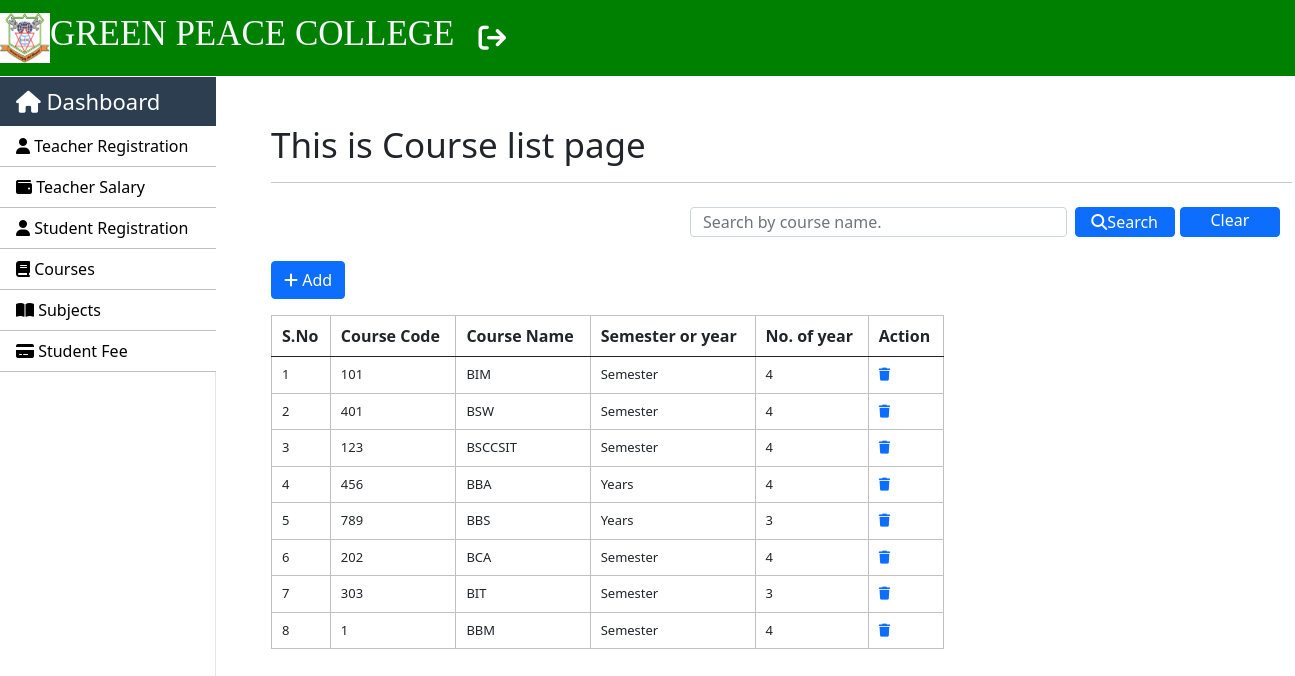
Page /index/ (signed in) on the committed database.
### SMS/models.py (models this page shows, shortened)
class Course(models.Model):
    course_code = models.IntegerField()
    course_name = models.CharField(max_length=250)
    semester_or_year = models.CharField(max_length=250)
    no_of_year = models.CharField(max_length=250)
    class Meta:
        db_table = "course"

### SMS/views.py (the view)
# urls.py: path("index/", views.courses_index, name = 'index-course'),
@login_required(login_url='login')
def courses_index(request):
    course_list = Course.objects.all()
    context = {"data": course_list}
    if request.method == "POST":
        search = request.POST.get('search')
        courses = Course.objects.filter(course_name__icontains=search)
        context = {"data": courses}
        return render(request, 'courses/courses_index.html', context)
    return render(request, 'courses/courses_index.html', context)

### templates/courses/courses_index.html (shortened to what this page needs)
{% extends 'layouts/master.html' %}
{% block custom_css %}
<link rel="stylesheet" href="https://cdnjs.cloudflare.com/ajax/libs/font-awesome/6.3.0/css/all.min.css"/>
{% endblock %}
{% block content %}
<div class="container mt-5">
    <h1>This is Course list page</h1>
    <hr>
    <nav class="navbar bg-body-tertiary">
        <div class="container-fluid">
              <form class="d-flex" role="search" action="{% url 'index-course' %}" method="POST">
                <input style="height: 30px;" class="form-control me-2" type="text" name="search" placeholder="Search by course name." aria-label="Search">
                <button class="btn btn-primary mb-3 mr-3" type="submit" style="height:30px; width: 160px; padding: 0px;"><i class="fa-solid fa-search"></i>Search</button>
                <a href="{% url 'index-course' %}" class="btn btn-primary mb-3 ml-2"  style="height:30px; width: 160px; padding: 0px; margin-left: 5px;">Clear</a>
              </form>
        </div>
    </nav>
    <a href="{% url 'add-course' %}" class="btn btn-primary mb-3"><i class="fa-solid fa-plus"></i> Add</a>
    <div class="row">
        <div class="col-8">
            <table class="table table-striped-columns table-hover">
                <thead>
                    <tr>
                        <th>S.No</th>
                        <th>Course Code</th>
                        <th>Course Name</th>
                        <th>Semester or year</th>
                        <th>No. of year</th>
                        <th colspan="3">Action</th>
                    </tr>
                </thead>
                <tbody>
                    {% for val in data %}
                    <tr>
                        <td>{{ forloop.counter }}</td>
                        <td>{{ val.course_code }}</td>
                        <td>{{ val.course_name }}</td>
                        <td>{{ val.semester_or_year }}</td>
                        <td>{{ val.no_of_year }}</td>
                        <td><a href="{% url 'delete-course' val.id %}"><i class="fa-solid fa-trash"></i></a></td>
                    </tr>
                    {% endfor %}
                </tbody>
            </table>
        </div>
    </div>
</div>
{% endblock %}

### static/css/style.css (style rules this page uses)
h1 { font-size: 35px; }
.table-elements tr, td, th { font-size: 13px; border: 1px solid rgb(194, 193, 193); padding-left: 10px !important; }
.table-font-for-transcript td, th { font-size: 16px !important; }

### rows in the picture
Course: course_code "101", course_name "BIM", semester_or_year "Semester", no_of_year "4"
Course: course_code "401", course_name "BSW", semester_or_year "Semester", no_of_year "4"
Course: course_code "123", course_name "BSCCSIT", semester_or_year "Semester", no_of_year "4"
Course: course_code "456", course_name "BBA", semester_or_year "Years", no_of_year "4"
Course: course_code "789", course_name "BBS", semester_or_year "Years", no_of_year "3"
Course: course_code "202", course_name "BCA", semester_or_year "Semester", no_of_year "4"
Course: course_code "303", course_name "BIT", semester_or_year "Semester", no_of_year "3"
Course: course_code "1", course_name "BBM", semester_or_year "Semester", no_of_year "4"
